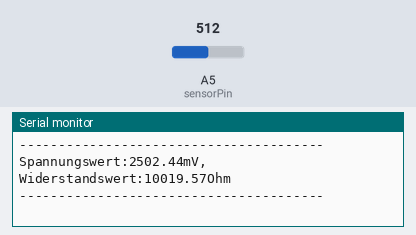
The sketch below on a simulated Arduino Uno, built with avr-gcc and run on an emulated ATmega328P. Shown: the last lines printed to the serial monitor. The inputs (shaded band) are chosen by the test bench; at power-on: A5 (sensorPin) = 512.

Above: at 1.3 s.
1.4 s: A5 (sensorPin) set to 1023
At 1.94 s:
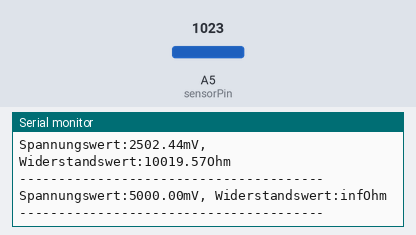
3.6 s: A5 (sensorPin) set to 900
At 4.05 s:
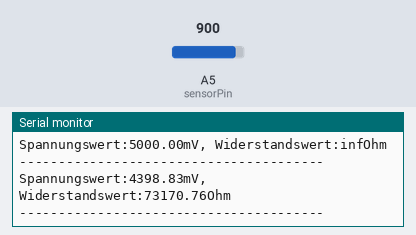

The sketch:

KY018-Arduino.ino
```cpp
int sensorPin = A5; // Hier wird der Eingangs-Pin deklariert

// Serielle Ausgabe in 9600 Baud
void setup()
{
    Serial.begin(9600);
}

// Das Programm misst den aktuellen Spannungswert am Sensor,
// berechnet aus diesen und dem bekannten Serienwiderstand den aktuellen
// Widerstandswert des Sensors und gibt die Ergebnisse auf der serielle Ausgabe aus

void loop()
{
        // Aktueller Spannungswert wird gemessen...
    int rawValue = analogRead(sensorPin);
        float voltage = rawValue * (5.0/1023) * 1000;

        float resitance = 10000 * ( voltage / ( 5000.0 - voltage) );

    // ... und hier auf die serielle Schnittstelle ausgegeben
    Serial.print("Spannungswert:"); Serial.print(voltage); Serial.print("mV");
    Serial.print(", Widerstandswert:"); Serial.print(resitance); Serial.println("Ohm");
    Serial.println("---------------------------------------");

    delay(500);
}
```

Measured:
- after the input at 1.4 s, the serial monitor: prints a new line after 0.19 s (image 1)
- after the input at 3.6 s, the serial monitor: prints a new line after 0.10 s (image 2)
